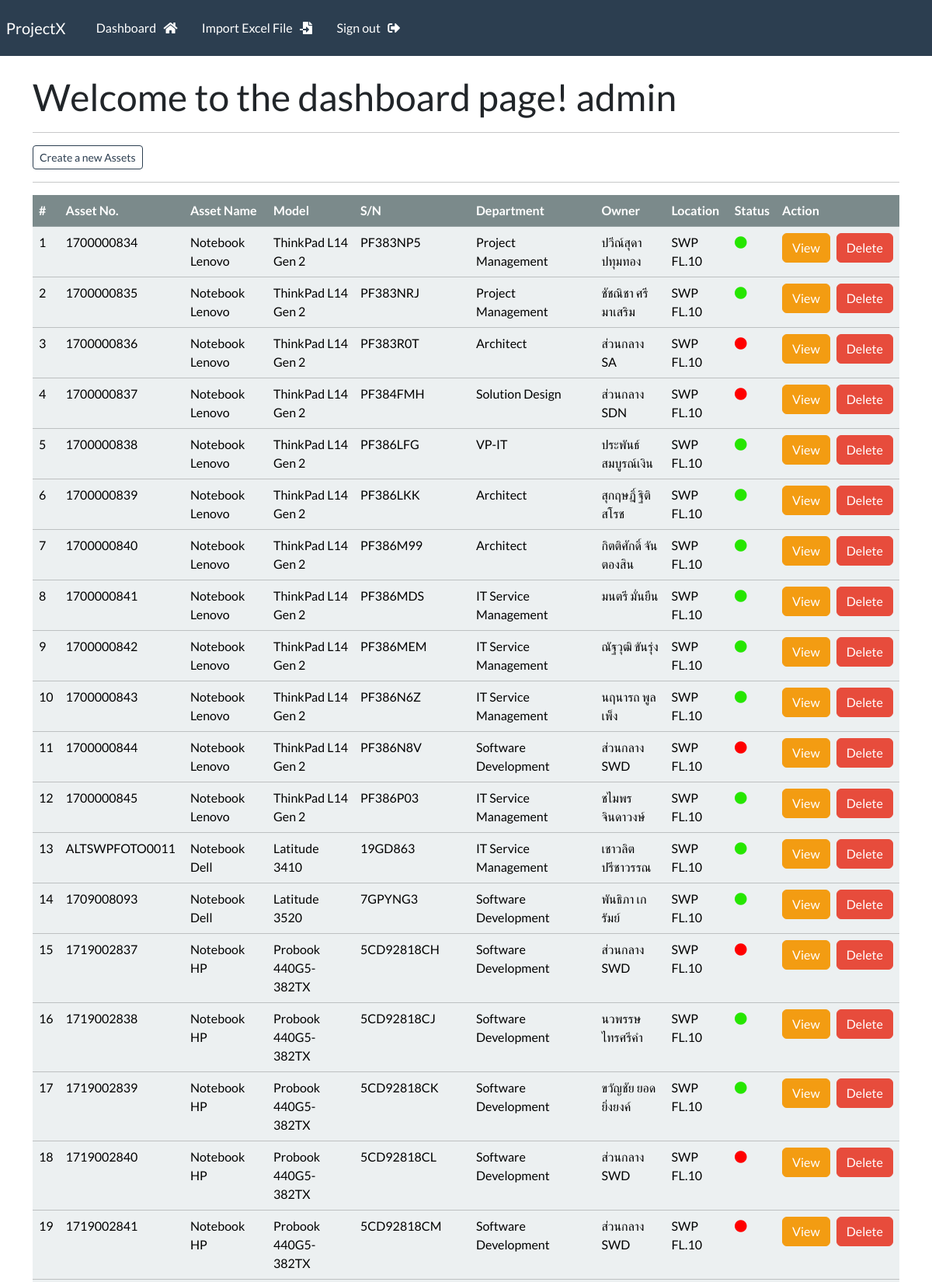
The page /dashboard (signed in, upper part) on the database its author committed.
### webapp/models.py (models this page shows, shortened)
class assets(models.Model):
    creation_date =models.DateTimeField(auto_now_add=True)
    asset_no = models.CharField(max_length=100)
    asset_name = models.CharField(max_length=300)
    brand = models.CharField(max_length=50)
    model = models.CharField(max_length=100)
    serial_no = models.CharField(max_length=20)
    department_name = models.CharField(max_length=100)
    owner_name = models.CharField(max_length=100)
    location = models.CharField(max_length=100)
    status = models.CharField(max_length=150)
    remark = models.CharField(max_length=200)

### webapp/views.py (the view)
# urls.py: path('dashboard',views.dashboard,name="dashboard"),
@login_required(login_url='my-login')
def dashboard(request):
    query = request.GET.get('q')
    if query:
        all_asset = assets.objects.filter(
            Q(asset_no__icontains=query) |
            Q(asset_name__icontains=query) |
            Q(brand__icontains=query) |
            Q(model__icontains=query) |
            Q(serial_no__icontains=query) |
            Q(department_name__icontains=query) |
            Q(owner_name__icontains=query) |
            Q(location__icontains=query) |
            Q(status__icontains=query)
        )  # ค้นหาโดยใช้ชื่อทรัพย์สิน (asset_name)
    else:
        all_asset = assets.objects.all()
    return render(request,'webapp/dashboard.html',{"all_asset":all_asset})

### webapp/templates/webapp/dashboard.html (shortened to what this page needs)
{% extends "webapp/base.html" %}
{% block content %}
    <h1> Welcome to the dashboard page! {{user}} </h1>
    <hr>
    <a class='btn btn-outline-primary btn-sm' href="{% url "create-assets" %}">
        Create a new Assets
    </a>
    <hr>
    <table style="width:100%;" id="myTable" class="table table-light table-hover">
        <thead class='table-dark'>
            <tr>
              <th scope="col">#</th>
              <th scope="col">Asset No.</th>
              <th scope="col">Asset Name</th>
              <th scope="col">Model</th>
              <th scope="col">S/N</th>
              <th scope="col">Department</th>
              <th scope="col">Owner</th>
              <th scope="col">Location</th>
              <th scope="col">Status</th>
              <th scope="col">Action</th>
            </tr>
          </thead>
          <tbody>
            {% for assets in all_asset %}
            <tr>
              <td>{{assets.id}}</td>
              <td>{{assets.asset_no}}</td>
              <td>{{assets.asset_name}}</td>
              <td>{{assets.model}}</td>
              <td>{{assets.serial_no}}</td>
              <td>{{assets.department_name}}</td>
              <td>{{assets.owner_name}}</td>
              <td>{{assets.location}}</td>
              <td>
                {% if assets.status == "Active" %}
                  <span><i class="fa fa-circle" style="color: #26e600;"></i></span>
                {% elif assets.status == "InActive" %}
                  <span><i class="fa fa-circle" style="color: #ff0000;"></i></span>
                {% else %}
                    <span>{{ assets.status }}</span>
                {% endif %}
            </td>
              <td>
                <div class="d-flex gap-2">
                  <a class="btn btn-warning" href="{% url "view-assets" assets.id %}">View</a>
                  <a class="btn btn-danger"
                    href="{% url "delete-assets" assets.id %}"
                    onclick="event.preventDefault(); confirmDelete('{{ assets.id }}', '{{ assets.asset_no }}', '{{ assets.owner_name }}')">
                    Delete
                  </a>
                </div>
              </td>
            </tr>
            {% endfor %}
      </table>
{% endblock content %}

### rows shown on the page
assets: id "1", asset_no "1700000834", asset_name "Notebook Lenovo", model "ThinkPad L14 Gen 2", serial_no "PF383NP5", department_name "Project Management", owner_name "ปวีณ์สุดา ปทุมทอง", location "SWP FL.10", status "Active" (drawn)
assets: id "2", asset_no "1700000835", asset_name "Notebook Lenovo", model "ThinkPad L14 Gen 2", serial_no "PF383NRJ", department_name "Project Management", owner_name "ชัชณิชา ศรีมาเสริม", location "SWP FL.10", status "Active" (drawn)
assets: id "3", asset_no "1700000836", asset_name "Notebook Lenovo", model "ThinkPad L14 Gen 2", serial_no "PF383R0T", department_name "Architect", owner_name "ส่วนกลาง SA", location "SWP FL.10", status "InActive" (drawn)
assets: id "4", asset_no "1700000837", asset_name "Notebook Lenovo", model "ThinkPad L14 Gen 2", serial_no "PF384FMH", department_name "Solution Design", owner_name "ส่วนกลาง SDN", location "SWP FL.10", status "InActive" (drawn)
assets: id "5", asset_no "1700000838", asset_name "Notebook Lenovo", model "ThinkPad L14 Gen 2", serial_no "PF386LFG", department_name "VP-IT", owner_name "ประพันธ์ สมบูรณ์เงิน", location "SWP FL.10", status "Active" (drawn)
assets: id "6", asset_no "1700000839", asset_name "Notebook Lenovo", model "ThinkPad L14 Gen 2", serial_no "PF386LKK", department_name "Architect", owner_name "สุกฤษฎิ์ ฐิติสโรช", location "SWP FL.10", status "Active" (drawn)
assets: id "7", asset_no "1700000840", asset_name "Notebook Lenovo", model "ThinkPad L14 Gen 2", serial_no "PF386M99", department_name "Architect", owner_name "กิตติศักดิ์ จันตองสิน", location "SWP FL.10", status "Active" (drawn)
assets: id "8", asset_no "1700000841", asset_name "Notebook Lenovo", model "ThinkPad L14 Gen 2", serial_no "PF386MDS", department_name "IT Service Management", owner_name "มนตรี มั่นยืน", location "SWP FL.10", status "Active" (drawn)
assets: id "9", asset_no "1700000842", asset_name "Notebook Lenovo", model "ThinkPad L14 Gen 2", serial_no "PF386MEM", department_name "IT Service Management", owner_name "ณัฐวุฒิ ขันรุ่ง", location "SWP FL.10", status "Active" (drawn)
assets: id "10", asset_no "1700000843", asset_name "Notebook Lenovo", model "ThinkPad L14 Gen 2", serial_no "PF386N6Z", department_name "IT Service Management", owner_name "นฤนารถ พูลเพ็ง", location "SWP FL.10", status "Active" (drawn)
assets: id "11", asset_no "1700000844", asset_name "Notebook Lenovo", model "ThinkPad L14 Gen 2", serial_no "PF386N8V", department_name "Software Development", owner_name "ส่วนกลาง SWD", location "SWP FL.10", status "InActive" (drawn)
assets: id "12", asset_no "1700000845", asset_name "Notebook Lenovo", model "ThinkPad L14 Gen 2", serial_no "PF386P03", department_name "IT Service Management", owner_name "ชไมพร จินดาวงษ์", location "SWP FL.10", status "Active" (drawn)
assets: id "13", asset_no "ALTSWPFOTO0011", asset_name "Notebook Dell", model "Latitude 3410", serial_no "19GD863", department_name "IT Service Management", owner_name "เชาวลิต ปรีชาวรรณ", location "SWP FL.10", status "Active" (drawn)
assets: id "14", asset_no "1709008093", asset_name "Notebook Dell", model "Latitude 3520", serial_no "7GPYNG3", department_name "Software Development", owner_name "พันธิภา เกรัมย์", location "SWP FL.10", status "Active" (drawn)
assets: id "15", asset_no "1719002837", asset_name "Notebook HP", model "Probook 440G5-382TX", serial_no "5CD92818CH", department_name "Software Development", owner_name "ส่วนกลาง SWD", location "SWP FL.10", status "InActive" (drawn)
assets: id "16", asset_no "1719002838", asset_name "Notebook HP", model "Probook 440G5-382TX", serial_no "5CD92818CJ", department_name "Software Development", owner_name "นวพรรษ ไทรศรีคำ", location "SWP FL.10", status "Active" (drawn)
assets: id "17", asset_no "1719002839", asset_name "Notebook HP", model "Probook 440G5-382TX", serial_no "5CD92818CK", department_name "Software Development", owner_name "ขวัญชัย ยอดยิ่งยงค์", location "SWP FL.10", status "Active" (drawn)
assets: id "18", asset_no "1719002840", asset_name "Notebook HP", model "Probook 440G5-382TX", serial_no "5CD92818CL", department_name "Software Development", owner_name "ส่วนกลาง SWD", location "SWP FL.10", status "InActive" (drawn)
assets: id "19", asset_no "1719002841", asset_name "Notebook HP", model "Probook 440G5-382TX", serial_no "5CD92818CM", department_name "Software Development", owner_name "ส่วนกลาง SWD", location "SWP FL.10", status "InActive" (drawn)

### other values the page prints
{{ user }} "admin"
